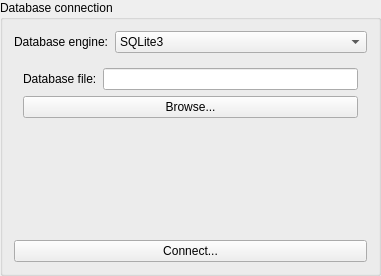
<?xml version="1.0" encoding="UTF-8"?>
<ui version="4.0">
 <class>GroupBox</class>
 <widget class="QGroupBox" name="GroupBox">
  <property name="geometry">
   <rect>
    <x>0</x>
    <y>0</y>
    <width>381</width>
    <height>276</height>
   </rect>
  </property>
  <property name="windowTitle">
   <string>GroupBox</string>
  </property>
  <property name="title">
   <string>Database connection</string>
  </property>
  <layout class="QVBoxLayout" name="verticalLayout">
   <item>
    <layout class="QHBoxLayout" name="horizontalLayout">
     <item>
      <widget class="QLabel" name="label_6">
       <property name="text">
        <string>Database engine:</string>
       </property>
      </widget>
     </item>
     <item>
      <widget class="QComboBox" name="dbEngineComboBox">
       <property name="sizePolicy">
        <sizepolicy hsizetype="MinimumExpanding" vsizetype="Fixed">
         <horstretch>0</horstretch>
         <verstretch>0</verstretch>
        </sizepolicy>
       </property>
       <item>
        <property name="text">
         <string>SQLite3</string>
        </property>
       </item>
       <item>
        <property name="text">
         <string>MySQL / MariaDB</string>
        </property>
       </item>
      </widget>
     </item>
    </layout>
   </item>
   <item>
    <widget class="QStackedWidget" name="stackedWidget">
     <property name="currentIndex">
      <number>0</number>
     </property>
     <widget class="QWidget" name="sqlite3Page">
      <layout class="QFormLayout" name="formLayout_4">
       <item row="0" column="0">
        <widget class="QLabel" name="label">
         <property name="text">
          <string>Database file:</string>
         </property>
        </widget>
       </item>
       <item row="0" column="1">
        <widget class="QLineEdit" name="sqlite3DBFileLineEdit">
         <property name="readOnly">
          <bool>true</bool>
         </property>
        </widget>
       </item>
       <item row="1" column="0" colspan="2">
        <widget class="QPushButton" name="browseSqlite3DBFilePushButton">
         <property name="text">
          <string>Browse...</string>
         </property>
         <property name="icon">
          <iconset theme="document-open">
           <normaloff>.</normaloff>.</iconset>
         </property>
        </widget>
       </item>
      </layout>
     </widget>
     <widget class="QWidget" name="mysqlPage">
      <layout class="QFormLayout" name="formLayout_3">
       <item row="0" column="0">
        <widget class="QLabel" name="label_2">
         <property name="text">
          <string>Server:</string>
         </property>
        </widget>
       </item>
       <item row="0" column="1">
        <widget class="QLineEdit" name="mysqlServerLineEdit">
         <property name="text">
          <string>localhost</string>
         </property>
        </widget>
       </item>
       <item row="1" column="0">
        <widget class="QLabel" name="label_3">
         <property name="text">
          <string>Port:</string>
         </property>
        </widget>
       </item>
       <item row="1" column="1">
        <widget class="QSpinBox" name="mysqlPortSpinBox">
         <property name="maximum">
          <number>65535</number>
         </property>
         <property name="value">
          <number>3306</number>
         </property>
        </widget>
       </item>
       <item row="2" column="0">
        <widget class="QCheckBox" name="mysqlUserNameCheckBox">
         <property name="text">
          <string>Username:</string>
         </property>
        </widget>
       </item>
       <item row="2" column="1">
        <widget class="QLineEdit" name="mysqlUserNameLineEdit">
         <property name="enabled">
          <bool>false</bool>
         </property>
        </widget>
       </item>
       <item row="3" column="0">
        <widget class="QLabel" name="label_4">
         <property name="text">
          <string>Password:</string>
         </property>
        </widget>
       </item>
       <item row="3" column="1">
        <widget class="QLineEdit" name="mysqlPasswordLineEdit">
         <property name="enabled">
          <bool>false</bool>
         </property>
        </widget>
       </item>
       <item row="4" column="0">
        <widget class="QLabel" name="label_5">
         <property name="text">
          <string>Database:</string>
         </property>
        </widget>
       </item>
       <item row="4" column="1">
        <widget class="QLineEdit" name="mysqlDatabaseLineEdit"/>
       </item>
      </layout>
     </widget>
    </widget>
   </item>
   <item>
    <widget class="QPushButton" name="connectPushButton">
     <property name="text">
      <string>Connect...</string>
     </property>
     <property name="icon">
      <iconset theme="network-connect">
       <normaloff>.</normaloff>.</iconset>
     </property>
    </widget>
   </item>
  </layout>
 </widget>
 <resources/>
 <connections>
  <connection>
   <sender>mysqlUserNameCheckBox</sender>
   <signal>toggled(bool)</signal>
   <receiver>mysqlPasswordLineEdit</receiver>
   <slot>setEnabled(bool)</slot>
   <hints>
    <hint type="sourcelabel">
     <x>79</x>
     <y>136</y>
    </hint>
    <hint type="destinationlabel">
     <x>260</x>
     <y>168</y>
    </hint>
   </hints>
  </connection>
  <connection>
   <sender>mysqlUserNameCheckBox</sender>
   <signal>toggled(bool)</signal>
   <receiver>mysqlUserNameLineEdit</receiver>
   <slot>setEnabled(bool)</slot>
   <hints>
    <hint type="sourcelabel">
     <x>79</x>
     <y>136</y>
    </hint>
    <hint type="destinationlabel">
     <x>260</x>
     <y>137</y>
    </hint>
   </hints>
  </connection>
  <connection>
   <sender>dbEngineComboBox</sender>
   <signal>currentIndexChanged(int)</signal>
   <receiver>stackedWidget</receiver>
   <slot>setCurrentIndex(int)</slot>
   <hints>
    <hint type="sourcelabel">
     <x>265</x>
     <y>45</y>
    </hint>
    <hint type="destinationlabel">
     <x>204</x>
     <y>148</y>
    </hint>
   </hints>
  </connection>
 </connections>
</ui>
